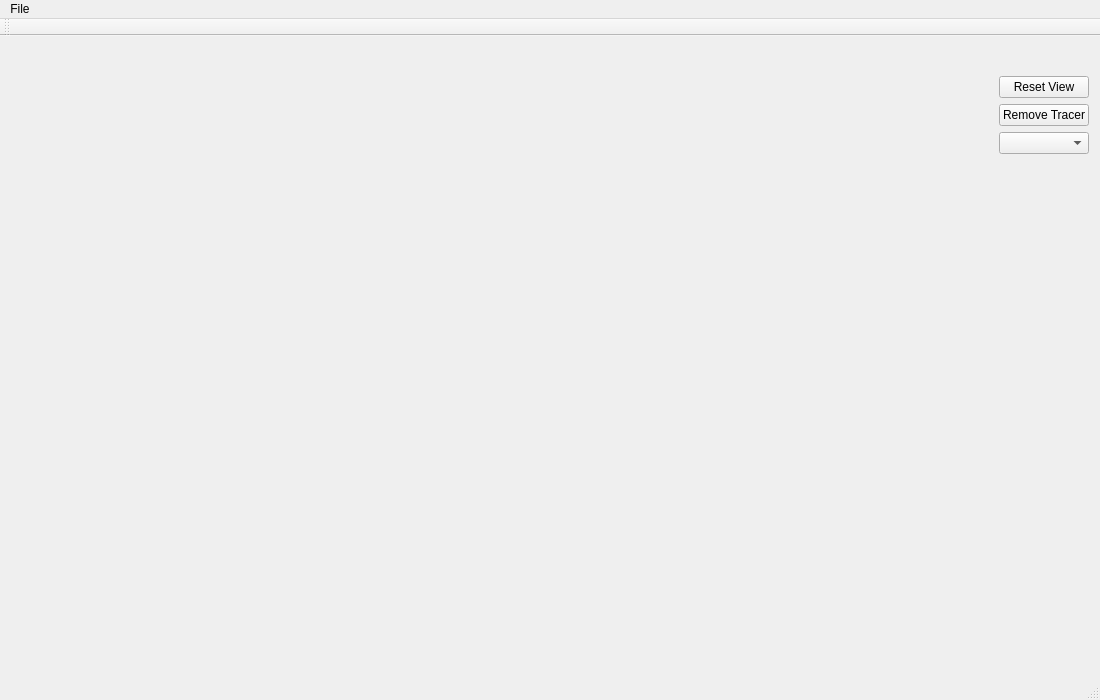
<?xml version="1.0" encoding="UTF-8"?>
<ui version="4.0">
 <class>SerialGraphViewerClass</class>
 <widget class="QMainWindow" name="SerialGraphViewerClass">
  <property name="geometry">
   <rect>
    <x>0</x>
    <y>0</y>
    <width>1100</width>
    <height>700</height>
   </rect>
  </property>
  <property name="windowTitle">
   <string>SerialGraphViewer</string>
  </property>
  <widget class="QWidget" name="centralWidget">
   <widget class="QWidget" name="horizontalLayoutWidget">
    <property name="geometry">
     <rect>
      <x>-1</x>
      <y>-1</y>
      <width>1101</width>
      <height>661</height>
     </rect>
    </property>
    <layout class="QHBoxLayout" name="horizontalLayout" stretch="1,0">
     <property name="sizeConstraint">
      <enum>QLayout::SetDefaultConstraint</enum>
     </property>
     <item>
      <widget class="QCustomPlot" name="customPlot" native="true"/>
     </item>
     <item>
      <layout class="QVBoxLayout" name="verticalLayout">
       <item>
        <widget class="QLabel" name="lbCoords">
         <property name="minimumSize">
          <size>
           <width>0</width>
           <height>24</height>
          </size>
         </property>
         <property name="text">
          <string/>
         </property>
        </widget>
       </item>
       <item>
        <widget class="QPushButton" name="btResetView">
         <property name="text">
          <string>Reset View</string>
         </property>
        </widget>
       </item>
       <item>
        <widget class="QPushButton" name="btResetTracer">
         <property name="text">
          <string>Remove Tracer</string>
         </property>
        </widget>
       </item>
       <item>
        <widget class="QComboBox" name="cbCOM"/>
       </item>
       <item>
        <spacer name="verticalSpacer">
         <property name="orientation">
          <enum>Qt::Vertical</enum>
         </property>
         <property name="sizeHint" stdset="0">
          <size>
           <width>20</width>
           <height>40</height>
          </size>
         </property>
        </spacer>
       </item>
      </layout>
     </item>
    </layout>
   </widget>
  </widget>
  <widget class="QMenuBar" name="menuBar">
   <property name="geometry">
    <rect>
     <x>0</x>
     <y>0</y>
     <width>1100</width>
     <height>21</height>
    </rect>
   </property>
   <widget class="QMenu" name="menuFile">
    <property name="title">
     <string>File</string>
    </property>
    <addaction name="actionExit"/>
   </widget>
   <addaction name="menuFile"/>
  </widget>
  <widget class="QToolBar" name="mainToolBar">
   <attribute name="toolBarArea">
    <enum>TopToolBarArea</enum>
   </attribute>
   <attribute name="toolBarBreak">
    <bool>false</bool>
   </attribute>
  </widget>
  <widget class="QStatusBar" name="statusBar"/>
  <action name="actionExit">
   <property name="text">
    <string>Exit</string>
   </property>
  </action>
 </widget>
 <layoutdefault spacing="6" margin="11"/>
 <customwidgets>
  <customwidget>
   <class>QCustomPlot</class>
   <extends>QWidget</extends>
   <header>qcustomplot.h</header>
   <container>1</container>
  </customwidget>
 </customwidgets>
 <resources>
  <include location="SerialGraphViewer.qrc"/>
 </resources>
 <connections/>
</ui>
